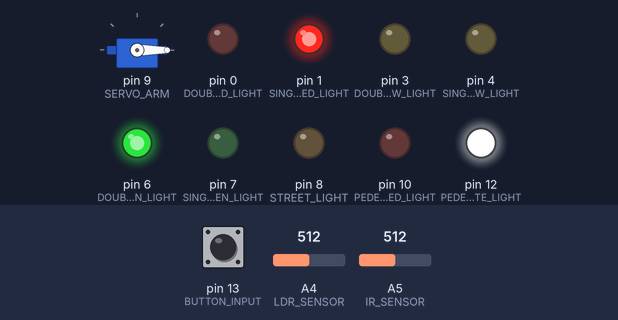
Bench run of a sketch on a simulated Arduino Uno, built with avr-gcc and run on an emulated ATmega328P. On the bench: servo, output pins drawn as LEDs (lit = HIGH). Inputs (shaded band) come from the test bench; at power-on: A4 (LDR_SENSOR) = 512, A5 (IR_SENSOR) = 512, pin 13 (BUTTON_INPUT) LOW.

Above: at 1.2 s.
1.3 s: A4 (LDR_SENSOR) set to 483
At 2.5 s:
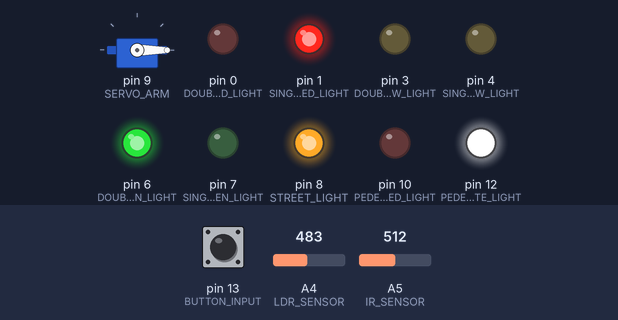
2.8 s: A5 (IR_SENSOR) set to 54
5.8 s: A5 (IR_SENSOR) set to 45
At 6.7 s:
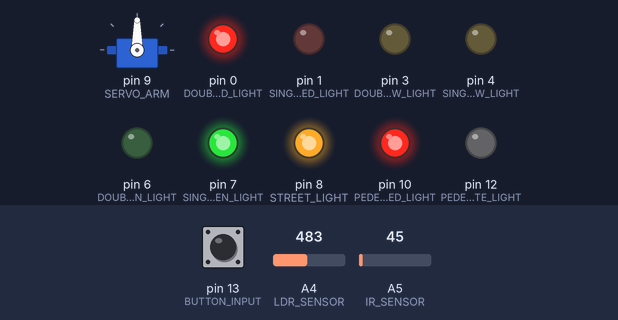
7.5 s: A4 (LDR_SENSOR) set to 591
9.0 s: A4 (LDR_SENSOR) set to 610
At 9.4 s:
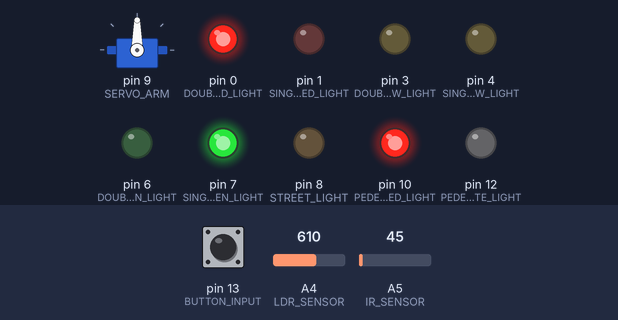
12.0 s: A5 (IR_SENSOR) set to 70
At 18.5 s:
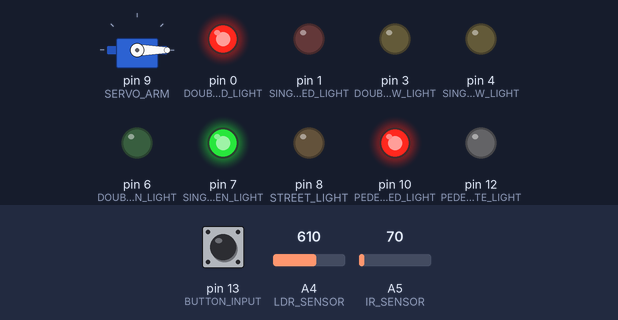
Timing chart, 0 to 18.7 s (numbered marks = the images above; inputs shaded):
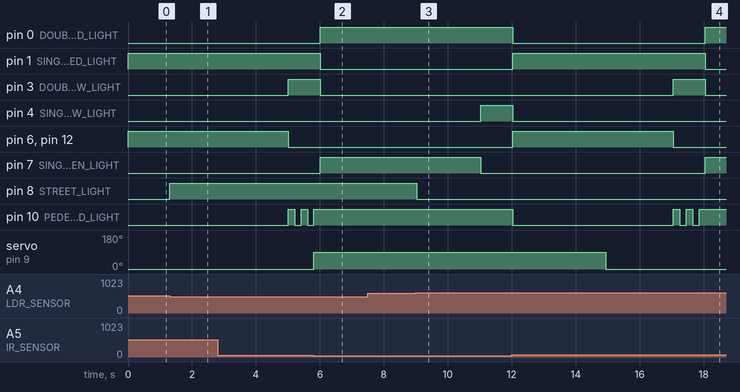

The sketch:

Traffic_Light_System.ino
```cpp
/*
Daniel Arakcheev
Ganesh Krishna
Michael Wu

TRAFFIC LIGHT SYSTEM
6/4/2017
TEJ 3U3
Mr. Wong
*/

//Servo motor library
#include <Servo.h>

Servo SERVO_ARM;

//-------------------------------------------------------------------------------
// Initialization of constant variables which hold the pin number of the arduino
//-------------------------------------------------------------------------------
const int SINGLE_RED_LIGHT = 1;
const int SINGLE_YELLOW_LIGHT = 4;
const int SINGLE_GREEN_LIGHT = 7;

const int DOUBLE_RED_LIGHT = 0;
const int DOUBLE_YELLOW_LIGHT = 3;
const int DOUBLE_GREEN_LIGHT = 6;

const int PEDESTRIAN_RED_LIGHT = 10;
const int PEDESTRIAN_WHITE_LIGHT = 12;

const int STREET_LIGHT = 8;
const int BUTTON_INPUT = 13;

const int LDR_SENSOR = A4;
const int IR_SENSOR = A5;

// The minimum reading of IR sensor to activate gate
const int IR_MIN = 50;

// The min LDR reading to turn on street light
const int LDR_MIN = 500;

// The max LDR reading to turn off street light
const int LDR_MAX = 600;

// Timer variable used to multitask (ticks)
int t1 = 0;

// Timer used to hold gate open
int t2 = 0;

// Default time until pedestrian light (in timer ticks)
int timeToPedestrian = 110;

// Boolean used to determine if street light is on
boolean isStreetLightOn = false;

// Boolean used to determine if gate openned
boolean isOpened = false;

// Turns on a specific LED
void turnOn (int LED){
  digitalWrite (LED, HIGH);
}

// Turns off a specific LED
void turnOff(int LED){
  digitalWrite (LED, LOW);
}

// Returns the state of the button
int getButton(){
  return  digitalRead(BUTTON_INPUT);
}

// Opens gate
void openGate(){
    SERVO_ARM.write(90);
}

// Closes gate
void closeGate(){
    SERVO_ARM.write(-90);
}

// Returns the voltage as an integer (between 0 and 1023) of the LDR sensor
int getLDR (){
  return analogRead(LDR_SENSOR);
}

// Returns the IR sensor voltage (on the next resistor) as integer (between 0 and 1023)
int getIR(){
  return analogRead(IR_SENSOR);
}

// Turns off the first LED and turns on the second LED (as passed in the parameters)
void switchTo (int LED1, int LED2) {
    turnOff(LED1);
    turnOn(LED2);
}
//--------------------------------------------------------------
// The method that sets up all the pins to its correct function
//--------------------------------------------------------------
void setup() {
    pinMode(SINGLE_RED_LIGHT, OUTPUT);
    pinMode(SINGLE_YELLOW_LIGHT, OUTPUT);
    pinMode(SINGLE_GREEN_LIGHT, OUTPUT);
    pinMode(DOUBLE_RED_LIGHT, OUTPUT);
    pinMode(DOUBLE_YELLOW_LIGHT, OUTPUT);
    pinMode(DOUBLE_GREEN_LIGHT, OUTPUT);
    pinMode(PEDESTRIAN_RED_LIGHT, OUTPUT);
    pinMode(PEDESTRIAN_WHITE_LIGHT, OUTPUT);
    pinMode(STREET_LIGHT,OUTPUT);
    pinMode(IR_SENSOR,INPUT);
    pinMode(LDR_SENSOR,INPUT);
    pinMode(BUTTON_INPUT,INPUT);
    SERVO_ARM.attach(9);
    SERVO_ARM.write(0);
}

//----------------------------
// Main method that is looped
//----------------------------
void loop(){
  // Traffic & pedestrian lights
  if (t1 == 0){
    turnOn(SINGLE_RED_LIGHT);
    turnOn(DOUBLE_GREEN_LIGHT);
    turnOn(PEDESTRIAN_WHITE_LIGHT);
  }
  if (t1 == 50){
    switchTo(DOUBLE_GREEN_LIGHT, DOUBLE_YELLOW_LIGHT);
    switchTo(PEDESTRIAN_WHITE_LIGHT, PEDESTRIAN_RED_LIGHT);
  }
  // If button is pressed during blinking red pedestrian light or traffic yellow light
  if (t1>50 && t1<60) {
     if (getButton() == HIGH) {
        turnOff(PEDESTRIAN_RED_LIGHT);
        turnOff(DOUBLE_YELLOW_LIGHT);
        t1 = 0;
        return;
     }
  }
  // Blinking of the red pedestrian light
  if (t1 == 52){
    turnOff(PEDESTRIAN_RED_LIGHT);
  }
  if (t1 == 54){
    turnOn(PEDESTRIAN_RED_LIGHT);
  }
  if (t1 ==  56){
    turnOff(PEDESTRIAN_RED_LIGHT);
  }
  if (t1 == 58){
    turnOn(PEDESTRIAN_RED_LIGHT);
  }
  if (t1 == 60){
    switchTo(DOUBLE_YELLOW_LIGHT, DOUBLE_RED_LIGHT);
    switchTo(SINGLE_RED_LIGHT, SINGLE_GREEN_LIGHT);
    timeToPedestrian = 110;
  }
  // Button action executed
  if (t1 > 60 && t1 < 110 && timeToPedestrian == 110){
    if (getButton() == HIGH) {
       timeToPedestrian = t1;
    }
  }
  if (t1 == timeToPedestrian){
    switchTo(SINGLE_GREEN_LIGHT, SINGLE_YELLOW_LIGHT);
  }
  if (t1 == timeToPedestrian + 10){
    switchTo(SINGLE_YELLOW_LIGHT, SINGLE_RED_LIGHT);
    switchTo(DOUBLE_RED_LIGHT, DOUBLE_GREEN_LIGHT);
    switchTo(PEDESTRIAN_RED_LIGHT,PEDESTRIAN_WHITE_LIGHT);
    // Resets main tick timer
    t1 = 0;
  }

  // IR Gate
  if (getIR() < IR_MIN){
    openGate();
    isOpened = true;
  }
  else
  {
    if (isOpened) {
      // Starts gate timer
      t2++;
      // Waits 3 seconds after object has left the sensor
      if(t2 == 30){
        closeGate();
        isOpened = false;
        // Resets gate timer
        t2 = 0;
      }
    }
  }

  // Street light
  if (getLDR() < LDR_MIN){
    if (!isStreetLightOn){
      turnOn (STREET_LIGHT);
      isStreetLightOn = true;
    }
  }
  else if (getLDR() > LDR_MAX){
    if (isStreetLightOn){
      turnOff(STREET_LIGHT);
      isStreetLightOn = false;
    }
  }

  // Timer tick increment
  t1++;
  // Delay between ticks (0.1 seconds)
  delay(100);
}
```

Measured:
- the behaviour switches between 500 and 499 on A4 (LDR_SENSOR) (found by bisection; images 0 and 1)
- the behaviour switches between 50 and 49 on A5 (IR_SENSOR) (found by bisection; images 1 and 2)
- the behaviour switches between 600 and 601 on A4 (LDR_SENSOR) (found by bisection; images 2 and 3)
- after the input at 1.3 s, pin 8 (STREET_LIGHT): LOW → HIGH at once
- after the input at 5.8 s, servo on pin 9 (SERVO_ARM): 0° → 90° at once
- after the input at 7.5 s, every drawn part: stays the same
- after the input at 9.0 s, pin 8 (STREET_LIGHT): HIGH → LOW at once
- after the input at 12.0 s, servo on pin 9 (SERVO_ARM): 90° → 0° after 2.9 s
- by itself, pin 10 (PEDESTRIAN_RED_LIGHT): repeats every 0.40 s: HIGH 0.20 s, LOW 0.20 s, until it stays HIGH from 17.9 s
